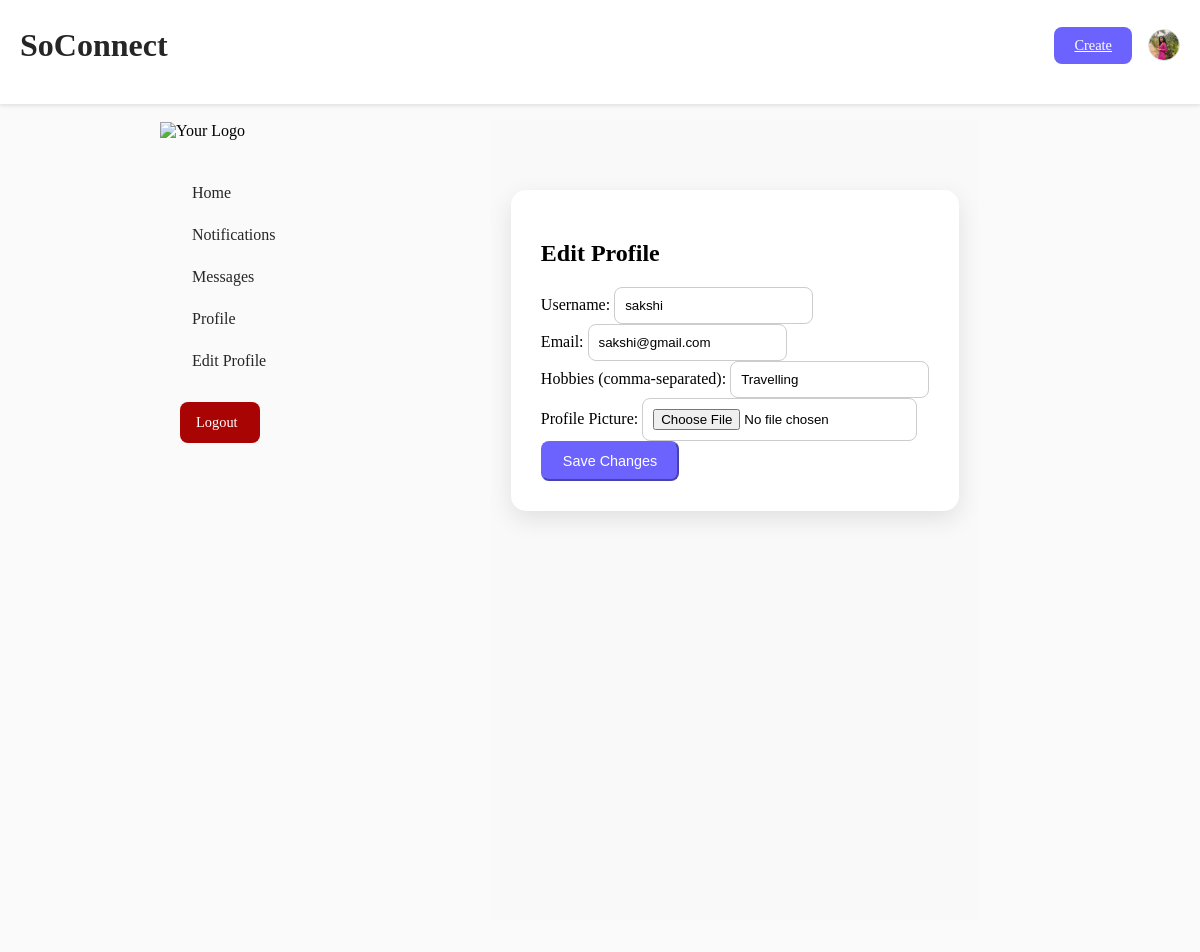
The app's page /users/profile/sakshi/edit/ (signed in) with its own data.
### users/models.py (models this page shows, shortened)
class CustomUser(AbstractUser):
    hobbies = models.CharField(max_length=255, blank=True, null=True)

class Profile(models.Model):
    user = models.OneToOneField(settings.AUTH_USER_MODEL, on_delete=models.CASCADE, related_name="profile")
    hobbies = models.ManyToManyField(Hobby, related_name='profiles', blank=True)
    image = models.ImageField(upload_to="profile_pics/", default="default.jpg")

class Hobby(models.Model):
    name = models.CharField(max_length=255)

### users/views.py (the view, shortened to what this page needs)
# urls.py: path("profile/<str:username>/edit/", edit_profile, name="edit_profile"), # Keep username for edit
@login_required
def edit_profile(request, username):
    user = get_object_or_404(User, username=username)
    profile, created = Profile.objects.get_or_create(user=user)
    return render(request, "edit_profile.html", {
        "user": user,
        "profile": profile,
        "profile_hobbies": ", ".join([hobby.name for hobby in profile.hobbies.all()]),
    })

### templates/edit_profile.html (shortened to what this page needs)
{% extends 'base.html' %}
{% load static %}
{% block content %}
<div class="content">
    <div class="create-post-container">
        <h2 class="text-center mb-4">Edit Profile</h2>
        <form method="POST" enctype="multipart/form-data">
            <div class="form-group">
                <label for="username">Username:</label>
                <input type="text" class="form-control" id="username" name="username" value="{{ user.username }}" required>
            </div>
            <div class="form-group">
                <label for="email">Email:</label>
                <input type="email" class="form-control" id="email" name="email" value="{{ user.email }}" required>
            </div>
            <div class="form-group">
                <label for="hobbies">Hobbies (comma-separated):</label>
                <input type="text" class="form-control" id="hobbies" name="hobbies" value="{{ profile_hobbies }}">
            </div>
            <div class="form-group">
                <label for="profile_picture">Profile Picture:</label>
                <input type="file" class="form-control" id="profile_picture" name="profile_picture">
            </div>
            <button type="submit" class="btn btn-primary">Save Changes</button>
        </form>
    </div>
</div>
{% endblock %}

### templates/base.html (shortened to what this page needs)
{% load static %}
<!DOCTYPE html>
<html lang="en">
<head>
    <link rel="stylesheet" href="https://unicons.iconscout.com/release/v2.1.6/css/unicons.css">
    <link rel="stylesheet" href="{% static 'css/base-style.css' %}">
    <link rel="stylesheet" href="https://cdnjs.cloudflare.com/ajax/libs/font-awesome/5.15.4/css/all.min.css">
</head>
<body>
    <nav>
        <div class="container">
            <h2 class="logo">SoConnect</h2>
            <div class="create">
                <a href="{% url 'create_post' %}" class="btn btn-primary">Create</a>
                <div class="profile-photo">
                    {% if request.user.profile.image %}
                        <img src="{{ request.user.profile.image.url }}" alt="Profile">
                    {% else %}
                        <img src="{% static 'images/default-profile.jpg' %}" alt="Profile">
                    {% endif %}
                </div>
            </div>
        </div>
    </nav>
    <main>
        <div class="container">
            <div class="row">
                <div class="col-md-3">
                    <div class="left">
                        <div class="logo-container">
                            <img src="{% static 'assets1/soconnectlogo-2.png' %}" alt="Your Logo" class="logo">
                        </div>
                        <a href="{% url 'dashboard' %}"> Home</a>
                        <a href="{% url 'notifications' %}"> Notifications</a>
                        <a href="#"> Messages</a>
                        <a href="{% url 'profile' username=request.user.username %}">Profile</a>
                        <a href="{% url 'edit_profile' username=request.user.username %}">Edit Profile</a>
                        <a href="{% url 'index' %}" class="btn btn-danger" style="color: white;">Logout</a>
                    </div>
                </div>
                <div class="col-md-9">
                    {% block content %}{% endblock %}
                </div>
            </div>
        </div>
    </main>
</body>
</html>

### static/css/base-style.css (style rules this page uses)
*, *::before, *::after { box-sizing: border-box; }
html, body { margin: 0; padding: 0; height: 100%; overflow-x: hidden; }
nav { position: fixed; top: 0; left: 0; width: 100%; z-index: 10; height: 6.5rem; background-color: #fff; box-shadow: 0 2px 4px rgba(0, 0, 0, 0.1); }
nav .container { display: flex; justify-content: space-between; align-items: center; max-width: 1200px; margin: 0 auto; padding: 0 20px; }
nav .logo { font-family: 'Billabong', cursive; font-size: 2rem; margin-right: 2rem; color: #262626; }
.create { display: flex; align-items: center; gap: 1rem; }
.btn-primary { background-color: #0095f6; color: #fff; padding: 0.5rem 1rem; border-radius: 4px; font-size: 0.9rem; font-weight: 600; }
.profile-photo { width: 2rem; height: 2rem; border-radius: 50%; overflow: hidden; border: 1px solid #dbdbdb; }
.profile-photo img { width: 100%; height: 100%; object-fit: cover; }
main { margin-top: 6.5rem; background-color: #fafafa; padding: 2rem; padding-top: 1rem; min-height: calc(100vh - 6.5rem); box-sizing: border-box; display: flex; flex-direction: row; justify-content: flex-start; overflow-y: hidden; }
main .container { display: flex; flex-direction: row; justify-content: center; max-width: 1200px; margin: 0 auto; padding: 0 20px; }
.row { display: flex; flex-direction: row; justify-content: flex-start; }
.left { width: 250px; position: fixed; top:6.6rem; left: 10rem; margin-right: 2rem; margin-top: 1rem; height: calc(100vh - 5rem); overflow-y: auto; }
.left .logo-container { margin-bottom: 2rem; }
.left .logo { max-width: 150px; }
.left a { display: flex; align-items: center; padding: 0.75rem 1rem; border-radius: 8px; color: #262626; font-weight: 500; text-decoration: none; transition: background-color 0.2s ease; }
.btn-danger { background-color: rgb(169, 4, 4); color: #fff; padding: 0.5rem 1rem; border: 5px; font-size: 0.9rem; font-weight: 600; width: 80px; margin-left: 20px; margin-top: 20px; }

### templates/edit_profile.html (style rules this page uses)
.content { margin-left: 270px; padding: 20px; background-color: #f9f9f9; min-height: 100vh; }
.create-post-container { background: #fff; padding: 30px; border-radius: 15px; box-shadow: 0 8px 25px rgba(0, 0, 0, 0.1); max-width: 700px; margin: auto; margin-top: 50px; }
.form-control { padding: 10px; border-radius: 8px; border: 1px solid #ccc; padding: 10px; }
.btn-primary { background-color: #6c63ff; border-color: #6c63ff; border-radius: 8px; padding: 10px 20px; font-weight: 500; transition: 0.3s ease; }

### records on screen
CustomUser: user.profile.image (picture)
CustomUser: username "sakshi", email "sakshi@gmail.com"
Hobby: hobbies "Travelling"
